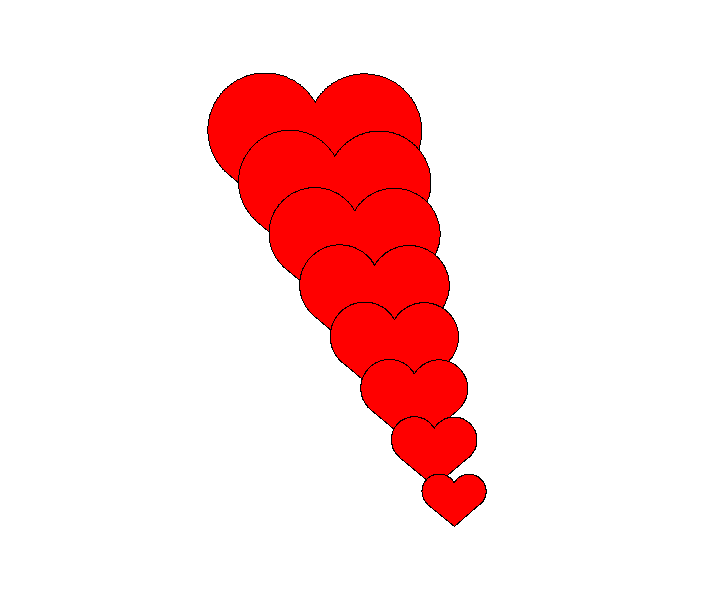

Write the Python code that produced this figure.
import turtle
pen = turtle.Turtle()
  
def kurve(größe):
    for i in range(200):
        pen.right(1)
        pen.forward(.1 * größe)
  
def herz(x, y, größe):
    pen.up() 
    pen.setpos(x, y)
    pen.down()

    pen.fillcolor('red')
    pen.begin_fill()
    pen.left(140)
    pen.forward(11.2 * größe + 1)
    kurve(größe)
    pen.left(120)
    kurve(größe)
    pen.forward(11.2 * größe)
    pen.end_fill()
    pen.right(220)
  
herz(-150, 150, 10)
herz(-130, 110, 9)
herz(-110, 70, 8)
herz(-90, 30, 7)
herz(-70, -10, 6)
herz(-50, -50, 5)
herz(-30, -90, 4)
herz(-10, -130, 3)

pen.ht()
turtle.Screen().exitonclick()
